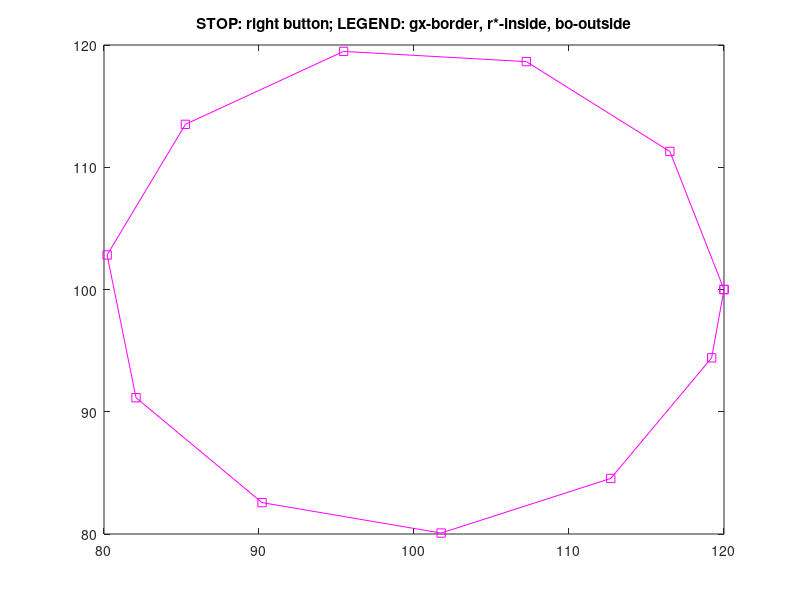

Reproduce this figure in MATLAB. (Note: this script raises an error after producing the figure.)
%% Clear All
clc; clear all; close all;
%% Create a polygon
t = 0:0.6:6.28;
seedx = 100; seedy = 100;
scalefactor = 20; P = [];
P(:,1) = (seedx(1) + scalefactor*cos(t))';
P(:,2) = (seedy(1) + scalefactor*sin(t))';
P = [P; P(1,:)];
%% Plot
plot(P(:,1),P(:,2),'-ms'); hold on
title('STOP: right button; LEGEND: gx-border, r*-inside, bo-outside');
%% Query
button = 1;
while button==1
    [x,y,button] = ginput(1);    
    q = [x y];
    stage = BOPointInPolygon2D(P,[x y]);
    if strcmp(stage,'e')
        plot(x,y,'gx'); hold on;
    elseif strcmp(stage,'i')
        plot(x,y,'r*'); hold on;
    elseif strcmp(stage,'o')
        plot(x,y,'bo'); hold on;
    end
end